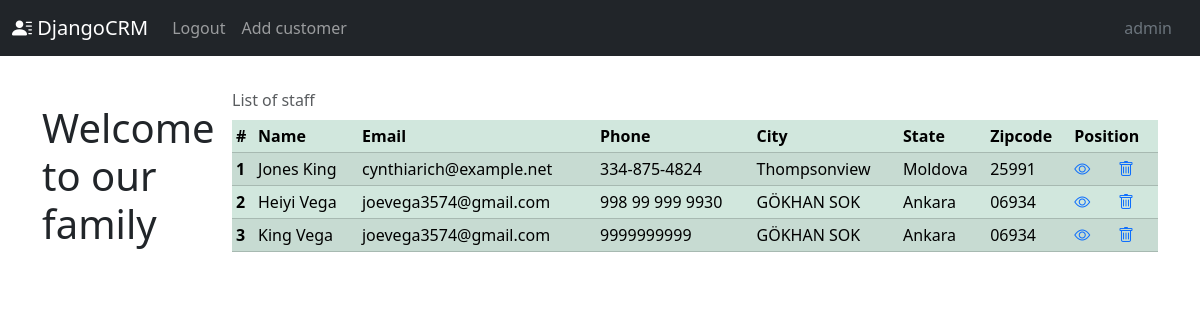
Before: / (signed in) with the older database file.
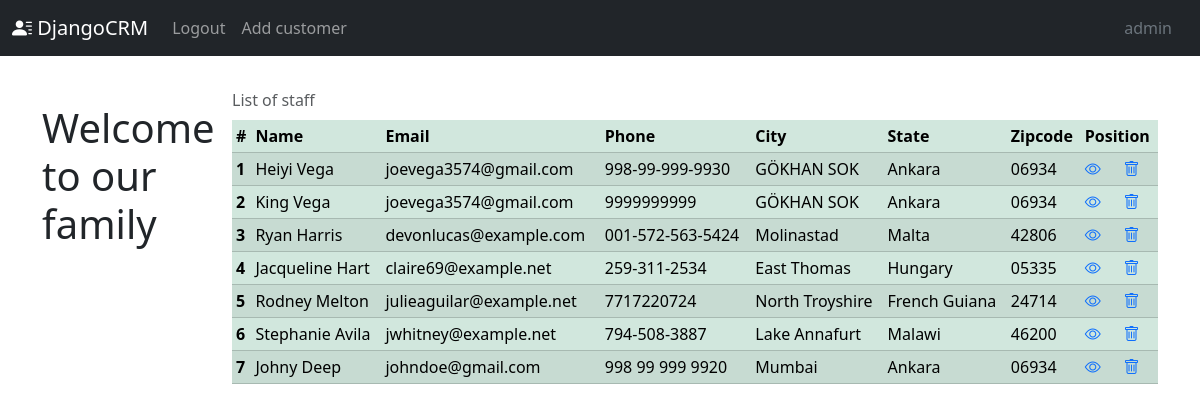
After: the same page with the newer database file.
### customers/models.py (models this page shows, shortened)
class Customer(models.Model):
    created_at = models.DateTimeField(auto_now_add=True)
    first_name = models.CharField(max_length=50)
    last_name = models.CharField(max_length=50)
    email = models.EmailField(max_length=50)
    phone = models.CharField(max_length=25)
    address = models.CharField(max_length=100)
    city = models.CharField(max_length=50)
    state = models.CharField(max_length=50)
    zipcode = models.CharField(max_length=15)
    is_active = models.BooleanField(default=True)
    objects = models.Manager()
    active = CustomerManager()

### customers/views.py (the view)
# urls.py: path('', views.home, name='home'),
@login_required
def home(request):
    customers = Customer.active.all()
    return render(request, 'customers/home.html', {'customers': customers})

### customers/models.py (called while the page is built)
    def get_queryset(self):
        return super().get_queryset().filter(is_active=True)

### customers/templates/customers/home.html (shortened to what this page needs)
{% extends 'base.html' %}
{% block content %}
<div class="row">
    <div class="col-2">
        <br>
        <h1 class="d-flex align-middle">Welcome to our family</h1>
    </div>
    <div class="col-10">
        <table class="table table-sm table-success table-striped table-hover caption-top">
            <caption>List of staff</caption>
            <thead>
            <tr>
				<th scope="col">#</th>
				<th scope="col">Name</th>
				<th scope="col">Email</th>
				<th scope="col">Phone</th>
				<th scope="col">City</th>
				<th scope="col">State</th>
				<th scope="col">Zipcode</th>
				<th scope="col" colspan="2">Position</th>
            </tr>
            </thead>
            <tbody>
                {% for customer in customers %}
                    <tr>
			            <th scope="row">{{ forloop.counter }}</th>
			            <td>{{ customer.first_name }} {{ customer.last_name }}</td>
			            <td>{{ customer.email }}</td>
			            <td>{{ customer.phone }}</td>
			            <td>{{ customer.city }}</td>
			            <td>{{ customer.state }}</td>
			            <td>{{ customer.zipcode }}</td>
                        <td><a href="{% url 'customer' customer.id %}"><i class="bi bi-eye"></i></a></td>
                        <td><a href="{% url 'delete_customer' customer.id %}"><i class="bi bi-trash"></i></a></td>
                    </tr>
                {% endfor %}
            </tbody>
        </table>
    </div>
</div>
{% endblock %}

### customers/templates/base.html (shortened to what this page needs)
<!doctype html>
<html lang="en">
  <head>
    <link href="https://cdn.jsdelivr.net/npm/bootstrap@5.3.2/dist/css/bootstrap.min.css" rel="stylesheet">
    <link rel="stylesheet" href="https://cdn.jsdelivr.net/npm/bootstrap-icons@1.11.2/font/bootstrap-icons.min.css">
  </head>
  <body>
    {% include 'customers/navbar.html' %}
    <div class="container"><br>
      {% block content %}
      {% endblock %}
    </div>
  </body>
</html>

### customers/templates/customers/navbar.html (shortened to what this page needs)
 <nav class="navbar navbar-expand navbar-dark bg-dark" aria-label="Second navbar example">
    <div class="container-fluid">
      <a class="navbar-brand" href="{% url 'home' %}"><i class="bi bi-person-lines-fill"></i> DjangoCRM</a>
      <div class="collapse navbar-collapse" id="navbarsExample02">
        <ul class="navbar-nav me-auto">
          {% if user.is_authenticated %}
          <li class="nav-item">
            <a class="nav-link" href="{% url 'logout' %}">Logout</a>
          </li>
          <li class="nav-item">
            <a class="nav-link" href="{% url 'add_customer' %}">Add customer</a>
          </li>
          {% endif %}
        </ul>
        <ul class="nav justify-content-end" >
          <li class="nav-item">
            <a class="nav-link text-secondary disabled" href="#">{{ request.user.username }}</a>
          </li>
        </ul>
      </div>
    </div>
  </nav>

Changed rows visible on the page:
no longer on this page (row edited): Customer: first_name "Jones", last_name "King", email "cynthiarich@example.net", phone "334-875-4824", city "Thompsonview", state "Moldova", zipcode "25991"
changed Customer "Heiyi": phone "998 99 999 9930" → "998-99-999-9930"
added Customer: first_name "Ryan", last_name "Harris", email "devonlucas@example.com", phone "001-572-563-5424", city "Molinastad", state "Malta", zipcode "42806"
added Customer: first_name "Jacqueline", last_name "Hart", email "claire69@example.net", phone "259-311-2534", city "East Thomas", state "Hungary", zipcode "05335"
added Customer: first_name "Rodney", last_name "Melton", email "julieaguilar@example.net", phone "7717220724", city "North Troyshire", state "French Guiana", zipcode "24714"
added Customer: first_name "Stephanie", last_name "Avila", email "jwhitney@example.net", phone "794-508-3887", city "Lake Annafurt", state "Malawi", zipcode "46200"
added Customer: first_name "Johny", last_name "Deep", email "johndoe@gmail.com", phone "998 99 999 9920", city "Mumbai", state "Ankara", zipcode "06934"
